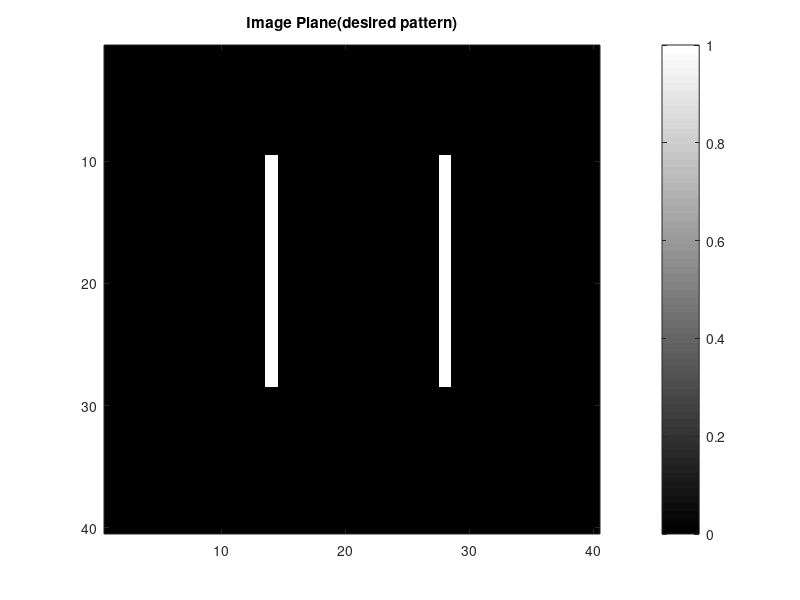

Recreate this plot in MATLAB. (Note: this script raises an error after producing the figure.)
clc;
clear all;
close all;

global lambda k AmpImage N M dW z;

% Data of Amplitude on the Image Plane

AmpImage = [0 0 0 0 0 0 0 0 0 0 0 0 0 0 0 0 0 0 0 0 0 0 0 0 0 0 0 0 0 0 0 0 0 0 0 0 0 0 0 0
        0 0 0 0 0 0 0 0 0 0 0 0 0 0 0 0 0 0 0 0 0 0 0 0 0 0 0 0 0 0 0 0 0 0 0 0 0 0 0 0
        0 0 0 0 0 0 0 0 0 0 0 0 0 0 0 0 0 0 0 0 0 0 0 0 0 0 0 0 0 0 0 0 0 0 0 0 0 0 0 0
        0 0 0 0 0 0 0 0 0 0 0 0 0 0 0 0 0 0 0 0 0 0 0 0 0 0 0 0 0 0 0 0 0 0 0 0 0 0 0 0
        0 0 0 0 0 0 0 0 0 0 0 0 0 0 0 0 0 0 0 0 0 0 0 0 0 0 0 0 0 0 0 0 0 0 0 0 0 0 0 0
        0 0 0 0 0 0 0 0 0 0 0 0 0 0 0 0 0 0 0 0 0 0 0 0 0 0 0 0 0 0 0 0 0 0 0 0 0 0 0 0
        0 0 0 0 0 0 0 0 0 0 0 0 0 0 0 0 0 0 0 0 0 0 0 0 0 0 0 0 0 0 0 0 0 0 0 0 0 0 0 0
        0 0 0 0 0 0 0 0 0 0 0 0 0 0 0 0 0 0 0 0 0 0 0 0 0 0 0 0 0 0 0 0 0 0 0 0 0 0 0 0
        0 0 0 0 0 0 0 0 0 0 0 0 0 0 0 0 0 0 0 0 0 0 0 0 0 0 0 0 0 0 0 0 0 0 0 0 0 0 0 0
        0 0 0 0 0 0 0 0 0 0 0 0 0 1 0 0 0 0 0 0 0 0 0 0 0 0 0 1 0 0 0 0 0 0 0 0 0 0 0 0
        0 0 0 0 0 0 0 0 0 0 0 0 0 1 0 0 0 0 0 0 0 0 0 0 0 0 0 1 0 0 0 0 0 0 0 0 0 0 0 0
        0 0 0 0 0 0 0 0 0 0 0 0 0 1 0 0 0 0 0 0 0 0 0 0 0 0 0 1 0 0 0 0 0 0 0 0 0 0 0 0
        0 0 0 0 0 0 0 0 0 0 0 0 0 1 0 0 0 0 0 0 0 0 0 0 0 0 0 1 0 0 0 0 0 0 0 0 0 0 0 0
        0 0 0 0 0 0 0 0 0 0 0 0 0 1 0 0 0 0 0 0 0 0 0 0 0 0 0 1 0 0 0 0 0 0 0 0 0 0 0 0
        0 0 0 0 0 0 0 0 0 0 0 0 0 1 0 0 0 0 0 0 0 0 0 0 0 0 0 1 0 0 0 0 0 0 0 0 0 0 0 0
        0 0 0 0 0 0 0 0 0 0 0 0 0 1 0 0 0 0 0 0 0 0 0 0 0 0 0 1 0 0 0 0 0 0 0 0 0 0 0 0
        0 0 0 0 0 0 0 0 0 0 0 0 0 1 0 0 0 0 0 0 0 0 0 0 0 0 0 1 0 0 0 0 0 0 0 0 0 0 0 0
        0 0 0 0 0 0 0 0 0 0 0 0 0 1 0 0 0 0 0 0 0 0 0 0 0 0 0 1 0 0 0 0 0 0 0 0 0 0 0 0
        0 0 0 0 0 0 0 0 0 0 0 0 0 1 0 0 0 0 0 0 0 0 0 0 0 0 0 1 0 0 0 0 0 0 0 0 0 0 0 0
        0 0 0 0 0 0 0 0 0 0 0 0 0 1 0 0 0 0 0 0 0 0 0 0 0 0 0 1 0 0 0 0 0 0 0 0 0 0 0 0
        0 0 0 0 0 0 0 0 0 0 0 0 0 1 0 0 0 0 0 0 0 0 0 0 0 0 0 1 0 0 0 0 0 0 0 0 0 0 0 0
        0 0 0 0 0 0 0 0 0 0 0 0 0 1 0 0 0 0 0 0 0 0 0 0 0 0 0 1 0 0 0 0 0 0 0 0 0 0 0 0
        0 0 0 0 0 0 0 0 0 0 0 0 0 1 0 0 0 0 0 0 0 0 0 0 0 0 0 1 0 0 0 0 0 0 0 0 0 0 0 0
        0 0 0 0 0 0 0 0 0 0 0 0 0 1 0 0 0 0 0 0 0 0 0 0 0 0 0 1 0 0 0 0 0 0 0 0 0 0 0 0
        0 0 0 0 0 0 0 0 0 0 0 0 0 1 0 0 0 0 0 0 0 0 0 0 0 0 0 1 0 0 0 0 0 0 0 0 0 0 0 0
        0 0 0 0 0 0 0 0 0 0 0 0 0 1 0 0 0 0 0 0 0 0 0 0 0 0 0 1 0 0 0 0 0 0 0 0 0 0 0 0
        0 0 0 0 0 0 0 0 0 0 0 0 0 1 0 0 0 0 0 0 0 0 0 0 0 0 0 1 0 0 0 0 0 0 0 0 0 0 0 0
        0 0 0 0 0 0 0 0 0 0 0 0 0 1 0 0 0 0 0 0 0 0 0 0 0 0 0 1 0 0 0 0 0 0 0 0 0 0 0 0
        0 0 0 0 0 0 0 0 0 0 0 0 0 0 0 0 0 0 0 0 0 0 0 0 0 0 0 0 0 0 0 0 0 0 0 0 0 0 0 0
        0 0 0 0 0 0 0 0 0 0 0 0 0 0 0 0 0 0 0 0 0 0 0 0 0 0 0 0 0 0 0 0 0 0 0 0 0 0 0 0
        0 0 0 0 0 0 0 0 0 0 0 0 0 0 0 0 0 0 0 0 0 0 0 0 0 0 0 0 0 0 0 0 0 0 0 0 0 0 0 0
        0 0 0 0 0 0 0 0 0 0 0 0 0 0 0 0 0 0 0 0 0 0 0 0 0 0 0 0 0 0 0 0 0 0 0 0 0 0 0 0
        0 0 0 0 0 0 0 0 0 0 0 0 0 0 0 0 0 0 0 0 0 0 0 0 0 0 0 0 0 0 0 0 0 0 0 0 0 0 0 0
        0 0 0 0 0 0 0 0 0 0 0 0 0 0 0 0 0 0 0 0 0 0 0 0 0 0 0 0 0 0 0 0 0 0 0 0 0 0 0 0
        0 0 0 0 0 0 0 0 0 0 0 0 0 0 0 0 0 0 0 0 0 0 0 0 0 0 0 0 0 0 0 0 0 0 0 0 0 0 0 0
        0 0 0 0 0 0 0 0 0 0 0 0 0 0 0 0 0 0 0 0 0 0 0 0 0 0 0 0 0 0 0 0 0 0 0 0 0 0 0 0
        0 0 0 0 0 0 0 0 0 0 0 0 0 0 0 0 0 0 0 0 0 0 0 0 0 0 0 0 0 0 0 0 0 0 0 0 0 0 0 0
        0 0 0 0 0 0 0 0 0 0 0 0 0 0 0 0 0 0 0 0 0 0 0 0 0 0 0 0 0 0 0 0 0 0 0 0 0 0 0 0
        0 0 0 0 0 0 0 0 0 0 0 0 0 0 0 0 0 0 0 0 0 0 0 0 0 0 0 0 0 0 0 0 0 0 0 0 0 0 0 0
        0 0 0 0 0 0 0 0 0 0 0 0 0 0 0 0 0 0 0 0 0 0 0 0 0 0 0 0 0 0 0 0 0 0 0 0 0 0 0 0
        ];

figure;
imagesc(AmpImage);
colormap gray
colorbar
title('Image Plane(desired pattern)')

dW = 10e-6; %Spacing between elements
z = 50e-6; % Distance of Image plane from the resonator plane

lambda = 1.550e-6;
k = 2 * pi / lambda;
[N, M] = size(AmpImage); % Image plane discretization size
E_Sample = zeros(N, M); % initial an array to store sample image for calculation

for ii = 1:N

    for jj = 1:M

        E_Sample = E_Sample + Green(ii, jj);
    end

end

figure;
imagesc(abs(E_Sample));
colormap jet
colorbar
title('Sample Plane Intensity')

figure;
imagesc(angle(E_Sample));
colormap jet
colorbar
title('Sample Plane Phase')

function E_Sample = Green(coordImageX, coordImageY)

    global lambda k AmpImage N M dW z;
    [N, M] = size(AmpImage);
    amplitude = AmpImage(coordImageX, coordImageY); % inversely solved electric field at the sample plane

    SamplePlane = zeros(N, M); % electric field at sample plane.

    [coordSampleX, coordSampleY] = meshgrid((1:N) * dW, (1:M) * dW);

    for ii = 1:N

        for jj = 1:M

            distance = (((coordImageX - ii) * dW)^2 + ((coordImageY - jj) * dW)^2 + z^2)^(-0.5);
            SamplePlane(ii, jj) = amplitude * distance * exp(1i * k * distance);

        end

    end

    E_Sample = SamplePlane;
end
